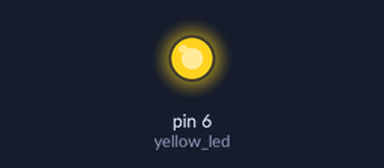
Bench run of a sketch on a simulated Arduino Uno, built with avr-gcc and run on an emulated ATmega328P. Shown: output pins drawn as LEDs (lit = HIGH).

Above: at 0.1 s.
Timing chart, 0 to 1.6 s (numbered marks = the images above):
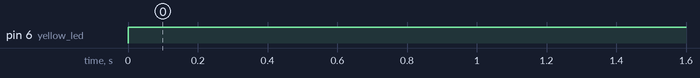

The sketch:

light_sensor_002.ino
```cpp
int yellow_led = 6;

void setup() {
  // put your setup code here, to run once:
  pinMode(yellow_led, OUTPUT);
}

void loop() {
  // put your main code here, to run repeatedly:
  light(yellow_led, 1000);
}

void light(int led, int interval) {
  digitalWrite(led, HIGH);
}
```

Measured:
- by itself, pin 6 (yellow_led): LOW → HIGH at 0.00 s
